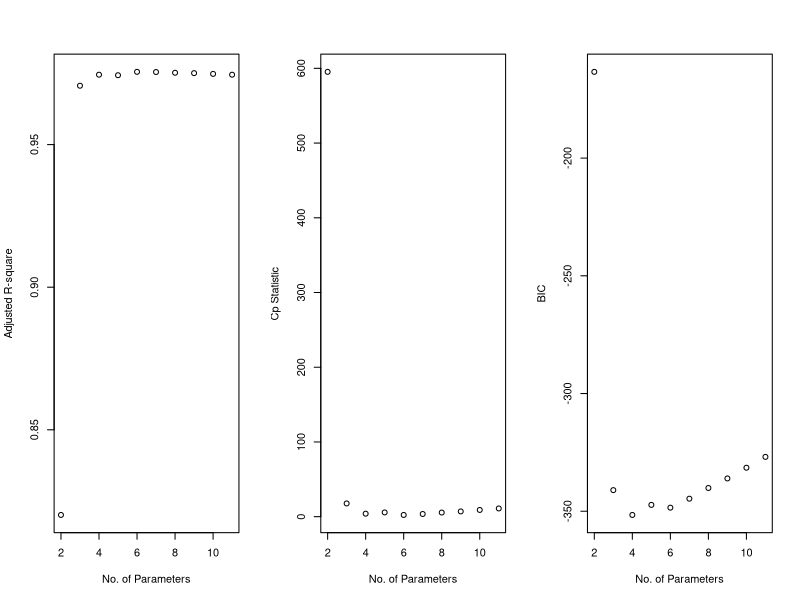
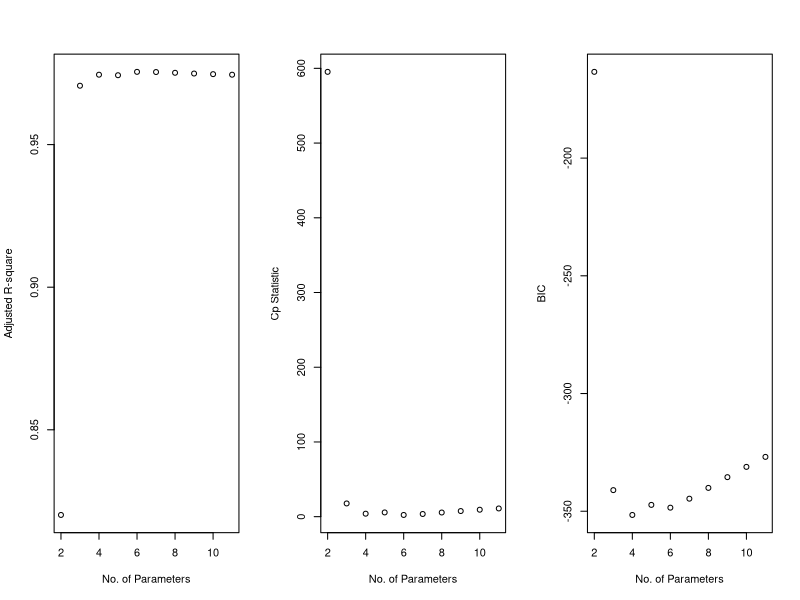
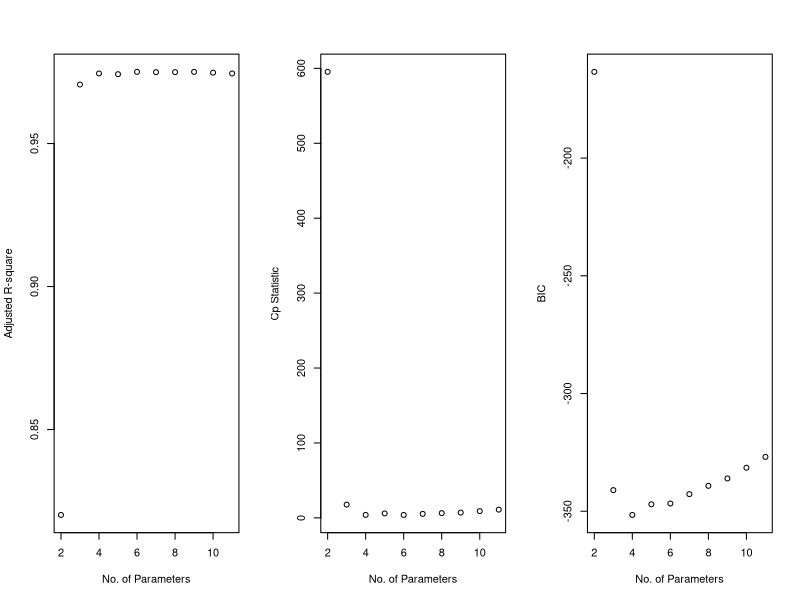
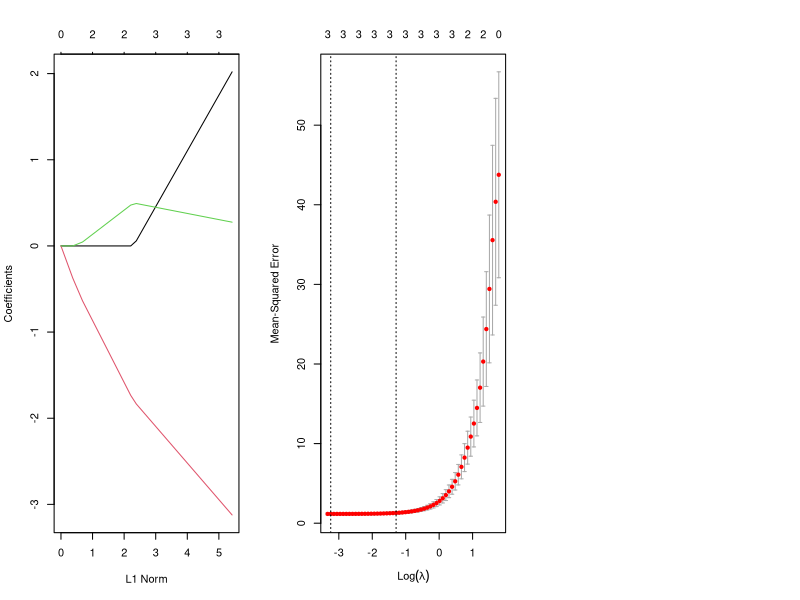
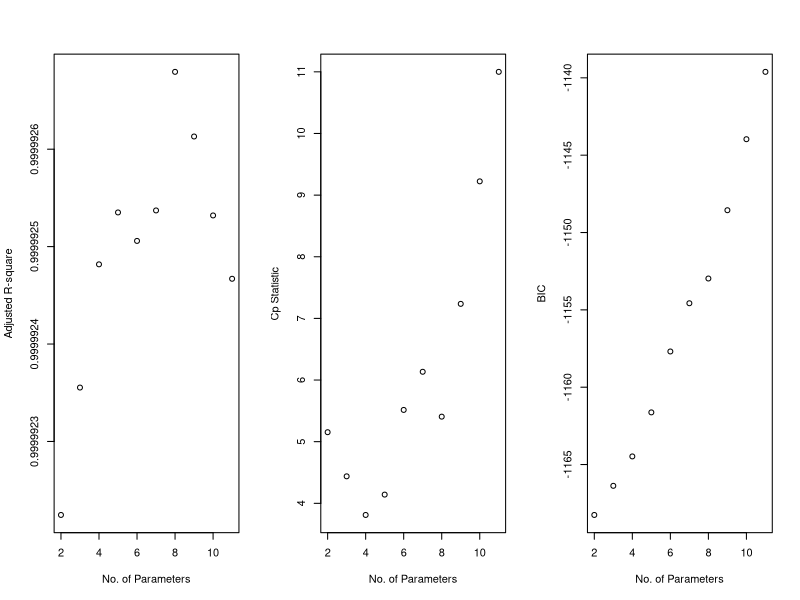
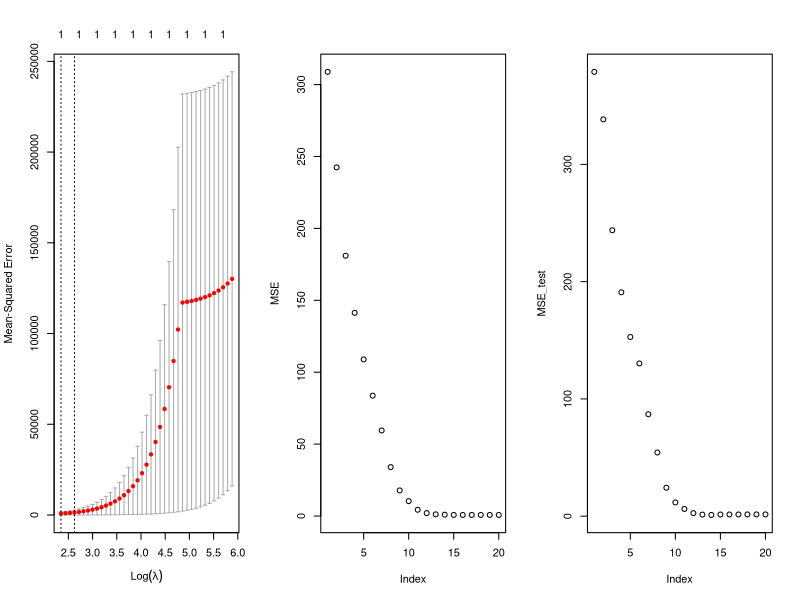
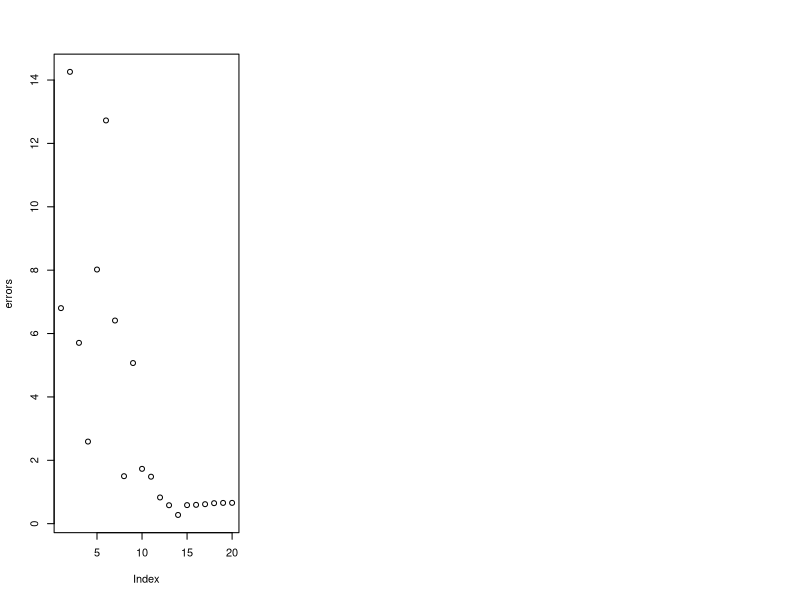

Source code (R) for these figures, in order:
## ---- chunk 1
knitr::opts_chunk$set(echo = TRUE)
## ---- chunk 2
p_value = pf(0.2653, 2, 9, lower.tail = FALSE)
p_value
## ---- chunk 3
set.seed(567)
X = rnorm(100)
epsilon = rnorm(100)
Y = 3 + 2*X -3*X^2 + 0.3*X^3 + epsilon

df = data.frame(x=X, y=Y)
## ---- chunk 4
library(leaps)
lmod1 <- regsubsets(y ~ I(X) + I(X^2)+ I(X^3) + I(X^4) + I(X^5) + I(X^6) + I(X^7) 
                    + I(X^8) + I(X^9) + I(X^10), data=df, nvmax=10, method="exhaustive")
rs <- summary(lmod1)
par(mfrow=c(1,3))
plot(2:11, rs$adjr2, xlab="No. of Parameters", ylab="Adjusted R-square")
plot(2:11, rs$cp, xlab="No. of Parameters", ylab="Cp Statistic")
plot(2:11, rs$bic, xlab="No. of Parameters", ylab="BIC")
## ---- chunk 5
rs$which
## ---- chunk 6
lmod2 <- lm(y ~ I(X) + I(X^2) + I(X^3), data = df)
summary(lmod2)
## ---- chunk 7
lmod3 <- regsubsets(y ~ I(X) + I(X^2)+ I(X^3) + I(X^4) + I(X^5) + I(X^6) + I(X^7) 
                    + I(X^8) + I(X^9) + I(X^10), data=df, nvmax=10, method="forward")
rs2 <- summary(lmod3)
par(mfrow=c(1,3))
plot(2:11, rs2$adjr2, xlab="No. of Parameters", ylab="Adjusted R-square")
plot(2:11,rs2$cp,xlab="No. of Parameters",ylab="Cp Statistic")
plot(2:11,rs2$bic,xlab="No. of Parameters",ylab="BIC")
rs2$which
## ---- chunk 8
which.max(rs2$adjr2) 
which.min(rs2$cp)
which.min(rs2$bic)
## ---- chunk 9
lmod4 <- lm(y ~ I(X) + I(X^2) + I(X^3) + I(X^5) + I(X^7), data = df)
summary(lmod4)
## ---- chunk 10
lmod5 <- regsubsets(y ~ I(X) + I(X^2)+ I(X^3) + I(X^4) + I(X^5) + I(X^6) + I(X^7) + I(X^8) + I(X^9) + I(X^10), data=df, nvmax=10, method="backward")
rs3 <- summary(lmod5)
par(mfrow=c(1,3))
plot(2:11, rs3$adjr2, xlab="No. of Parameters", ylab="Adjusted R-square")
plot(2:11, rs3$cp,xlab="No. of Parameters",ylab="Cp Statistic")
plot(2:11, rs3$bic,xlab="No. of Parameters",ylab="BIC")
rs3$which 
## ---- chunk 11
which.max(rs3$adjr2) 
which.min(rs3$cp)
which.min(rs3$bic)
## ---- chunk 12
library(glmnet)
X <- model.matrix(y ~ I(x) + I(x^2) + I(x^3) + I(x^4) + I(x^5) + I(x^6) + I(x^7) 
                  + I(x^8) + I(x^9) + I(x^10), data=df)[, -1]
Y <- df$y
set.seed(456)
lasso.mod <- glmnet(X,Y,alpha=1)
plot(lasso.mod)
## ---- chunk 13
cv.out <- cv.glmnet(X, Y, alpha=1) 
plot(cv.out)
## ---- chunk 14
lambda_opt <- cv.out$lambda.min
lambda_opt
## ---- chunk 15
predict(cv.out, s = lambda_opt, type = "coefficients")[1:11, ]
## ---- chunk 16
set.seed(20)
X <- rnorm(100)
epsilon <- rnorm(100)
Y <- 3 + 2*X^7 + epsilon

df = data.frame(x=X, y=Y)
## ---- chunk 17
lmod7 <- regsubsets(y ~ I(X) + I(X^2)+ I(X^3) + I(X^4) + I(X^5) + I(X^6) + I(X^7) 
                    + I(X^8) + I(X^9) + I(X^10), data=df, nvmax=10, method="exhaustive")
rs4 <- summary(lmod7)
par(mfrow=c(1,3))
plot(2:11, rs4$adjr2, xlab="No. of Parameters", ylab="Adjusted R-square")
plot(2:11, rs4$cp, xlab="No. of Parameters", ylab="Cp Statistic")
plot(2:11, rs4$bic, xlab="No. of Parameters", ylab="BIC")

rs4$which
## ---- chunk 18
lmod8 <- lm(y~I(X^7), data = df)
summary(lmod8)
## ---- chunk 19
lmod9 <- lm(y~I(X^2)+I(X^7)+I(X^8), data = df)
summary(lmod9)
## ---- chunk 20
X <- model.matrix(y ~ x + I(x^2) + I(x^3) + I(x^4) + I(x^5) + I(x^6) + I(x^7) + I(x^8) + I(x^9) + I(x^10), data=df)[, -1]
Y <- df$y

set.seed(34)
cv.out <- cv.glmnet(X,Y,alpha=1)
plot(cv.out)
## ---- chunk 21
lambda_opt <- cv.out$lambda.min
lambda_opt
## ---- chunk 22
predict(cv.out, s = lambda_opt, type = "coefficients")[1:11, ]
## ---- chunk 23
set.seed(200)
p = 20
n = 1000
X = matrix(rnorm(p * n), ncol = p, nrow = n)
beta = rnorm(p, sd = 5)
beta[c(3, 4, 9, 10, 19)] = 0
epsilon = rnorm(n)
Y = X %*% beta + epsilon
## ---- chunk 24
n_training = 100
train <-  sample(seq(n), n_training, replace = FALSE)
X.train <-  X[train,]
X.test <-  X[-train,]
Y.train <-  Y[train,]
Y.test <-  Y[-train,]
df.train = data.frame(y = Y.train, x = X.train)
df.test  = data.frame(y = Y.test,  x = X.test)
## ---- chunk 25
fit <- regsubsets(y~., data = df.train, nvmax = p)
training = model.matrix(y~ ., data = df.train, nvmax = p)
MSE <- rep(NA, p)
colname = colnames(df.train)
for (i in 1:p) {
    coefficient = coef(fit, id = i)
    pred = training[, names(coefficient)] %*% coefficient
    MSE[i] = mean((df.train$y - pred)^2)
}
plot(MSE)
## ---- chunk 26
fit <- regsubsets(y~., data = df.train, nvmax = p)
testing = model.matrix(y~ ., data = df.test, nvmax = p)
MSE_test <- rep(NA, p)
colname = colnames(df.test)
for (i in 1:p) {
    coefficient = coef(fit, id = i)
    pred = testing[, names(coefficient)] %*% coefficient
    MSE_test[i] = mean((df.test$y - pred)^2)
}
plot(MSE_test)
## ---- chunk 27
which.min(MSE_test)
## ---- chunk 28
coef(fit, id =14)
## ---- chunk 29
beta
## ---- chunk 30
errors = rep(NA, p)
colname <- colname[-c(1)]
for (i in 1:p) {
    coefficient = coef(fit, id = i)
    errors[i] = sqrt(sum((beta[colname %in% names(coefficient)] - coefficient[names(coefficient) %in% colname])^2)
          + sum(beta[!(colname %in% names(coefficient))])^2)
}
plot(errors)
## ---- chunk 31
which.min(errors)
